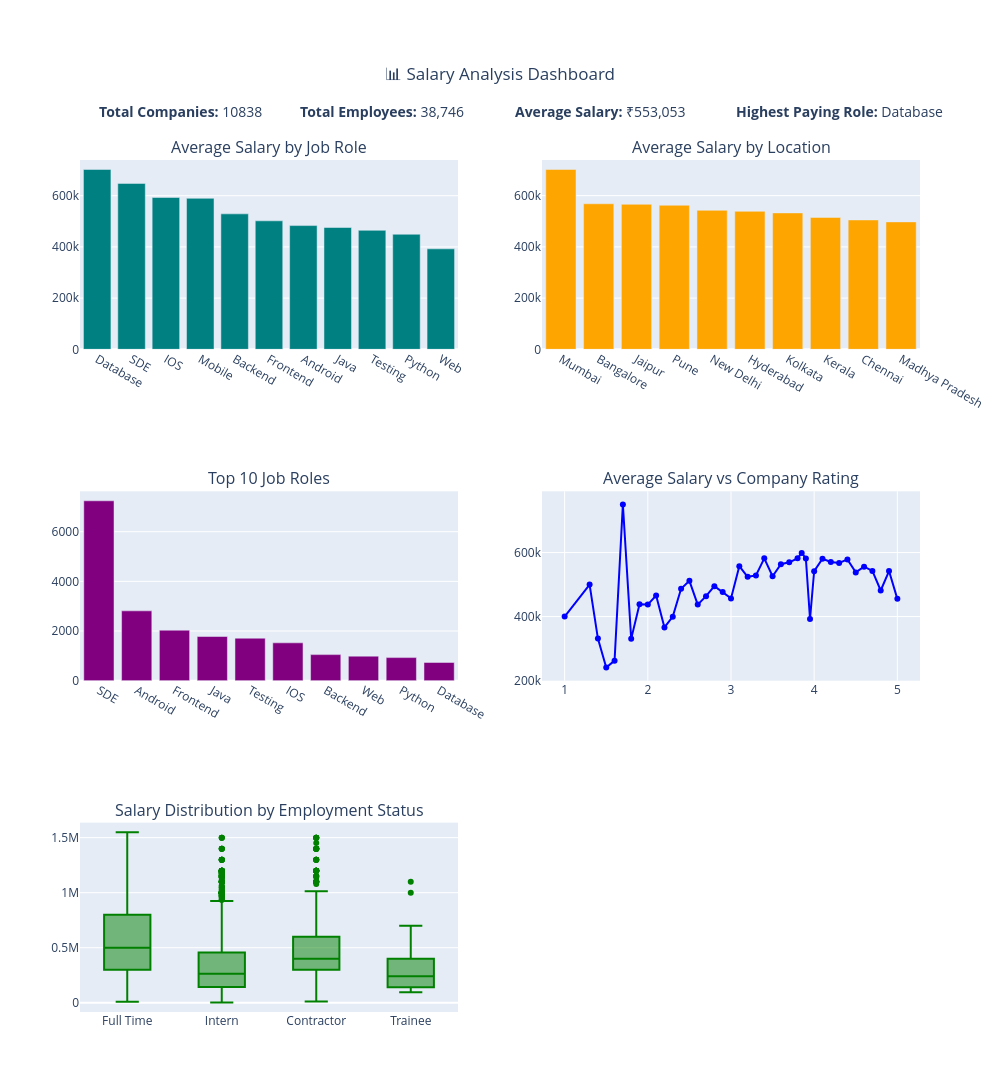

The notebook cell saved with this chart:
### Code cell
from plotly.subplots import make_subplots
import plotly.graph_objects as go


total_companies = df['Company Name'].nunique()
total_employees = df['Salaries Reported'].sum()
avg_salary = df['Salary'].mean()
highest_paying_job = df.groupby('Job Roles')['Salary'].mean().idxmax()


fig = make_subplots(
    rows=3, cols=2,
    subplot_titles=(
        "Average Salary by Job Role",
        "Average Salary by Location",
        "Top 10 Job Roles",
        "Average Salary vs Company Rating",
        "Salary Distribution by Employment Status",
        ""  
    ),
    specs=[[{"type":"bar"}, {"type":"bar"}],
           [{"type":"bar"}, {"type":"scatter"}],
           [{"type":"box"}, None]]
)

# 1️. Average Salary by Job Role
fig.add_trace(
    go.Bar(x=job_salary['Job Roles'], y=job_salary['Salary'], marker_color='teal'),
    row=1, col=1
)

# 2️. Average Salary by Location
fig.add_trace(
    go.Bar(x=city_salary['Location'], y=city_salary['Salary'], marker_color='orange'),
    row=1, col=2
)

# 3️. Top 10 Job Roles
fig.add_trace(
    go.Bar(x=top_roles['Job Roles'], y=top_roles['Count'], marker_color='purple'),
    row=2, col=1
)

# 4️. Average Salary vs Company Rating
fig.add_trace(
    go.Scatter(x=avg_salary_by_rating['Rating'], y=avg_salary_by_rating['Salary'],
               mode='lines+markers', line=dict(color='blue')),
    row=2, col=2
)

# 5️.Salary Distribution by Employment Status
fig.add_trace(
    go.Box(x=df['Employment Status'], y=df['Salary'], marker_color='green'),
    row=3, col=1
)

# KPI Cards
fig.add_annotation(
    text=f"<b>Total Companies:</b> {total_companies}",
    x=0.02, y=1.07, xref="paper", yref="paper",
    showarrow=False, font=dict(size=14)
)
fig.add_annotation(
    text=f"<b>Total Employees:</b> {total_employees:,}",
    x=0.26, y=1.07, xref="paper", yref="paper",
    showarrow=False, font=dict(size=14)
)
fig.add_annotation(
    text=f"<b>Average Salary:</b> ₹{avg_salary:,.0f}",
    x=0.62, y=1.07, xref="paper", yref="paper",
    showarrow=False, font=dict(size=14)
)
fig.add_annotation(
    text=f"<b>Highest Paying Role:</b> {highest_paying_job}",
    x=1.03, y=1.07, xref="paper", yref="paper",
    showarrow=False, font=dict(size=14)
)


fig.update_layout(
    height=1200,
    width=1000,
    title={
        'text': "📊 Salary Analysis Dashboard",
        'x': 0.5,
        'xanchor': 'center'
    },
    showlegend=False,
    margin=dict(t=160)
)

fig.show()

### Figure 1 — Plotly figure (JSON) as saved in the notebook; plotly's stock layout.template omitted (floating-point values rounded to 4 significant figures; data arrays with more than 128 entries replaced by an {"elided": "..."} marker saying what was removed)
{"data": [{"marker": {"color": "teal"}, "type": "bar", "x": ["Database", "SDE", "IOS", "Mobile", "Backend", "Frontend", "Android", "Java", "Testing", "Python", "Web"], "xaxis": "x", "y": [702600.0, 648200.0, 593200.0, 589900.0, 529100.0, 502000.0, 483400.0, 475800.0, 464800.0, 449500.0, 392600.0], "yaxis": "y"}, {"marker": {"color": "orange"}, "type": "bar", "x": ["Mumbai", "Bangalore", "Jaipur", "Pune", "New Delhi", "Hyderabad", "Kolkata", "Kerala", "Chennai", "Madhya Pradesh"], "xaxis": "x2", "y": [702200.0, 568200.0, 566200.0, 562400.0, 542700.0, 538800.0, 532600.0, 515000.0, 505100.0, 497500.0], "yaxis": "y2"}, {"marker": {"color": "purple"}, "type": "bar", "x": ["SDE", "Android", "Frontend", "Java", "Testing", "IOS", "Backend", "Web", "Python", "Database"], "xaxis": "x3", "y": [7245, 2812, 2034, 1778, 1710, 1524, 1049, 988, 929, 734], "yaxis": "y3"}, {"line": {"color": "blue"}, "mode": "lines+markers", "type": "scatter", "x": [1.0, 1.3, 1.4, 1.5, 1.6, 1.7, 1.8, 1.9, 2.0, 2.1, 2.2, 2.3, 2.4, 2.5, 2.6, 2.7, 2.8, 2.9, 3.0, 3.1, 3.2, 3.3, 3.4, 3.5, 3.6, 3.7, 3.8, 3.85, 3.9, 3.95, 4.0, 4.1, 4.2, 4.3, 4.4, 4.5, 4.6, 4.7, 4.8, 4.9, 5.0], "xaxis": "x4", "y": [400000.0, 500000.0, 331200.0, 241000.0, 262300.0, 750000.0, 330300.0, 438700.0, 437500.0, 465900.0, 365900.0, 399700.0, 486800.0, 511500.0, 437400.0, 463700.0, 495100.0, 476500.0, 456700.0, 557500.0, 524200.0, 528600.0, 582000.0, 526100.0, 563700.0, 569400.0, 581900.0, 598900.0, 581700.0, 392300.0, 541800.0, 580800.0, 570600.0, 567400.0, 578400.0, 538000.0, 556000.0, 542600.0, 481500.0, 542200.0, 455300.0], "yaxis": "y4"}, {"marker": {"color": "green"}, "type": "box", "x": {"elided": "21014 str values"}, "xaxis": "x5", "y": {"elided": "21014 float values"}, "yaxis": "y5"}], "layout": {"annotations": [{"font": {"size": 16}, "showarrow": false, "text": "Average Salary by Job Role", "x": 0.225, "xanchor": "center", "xref": "paper", "y": 1, "yanchor": "bottom", "yref": "paper"}, {"font": {"size": 16}, "showarrow": false, "text": "Average Salary by Location", "x": 0.775, "xanchor": "center", "xref": "paper", "y": 1, "yanchor": "bottom", "yref": "paper"}, {"font": {"size": 16}, "showarrow": false, "text": "Top 10 Job Roles", "x": 0.225, "xanchor": "center", "xref": "paper", "y": 0.6111, "yanchor": "bottom", "yref": "paper"}, {"font": {"size": 16}, "showarrow": false, "text": "Average Salary vs Company Rating", "x": 0.775, "xanchor": "center", "xref": "paper", "y": 0.6111, "yanchor": "bottom", "yref": "paper"}, {"font": {"size": 16}, "showarrow": false, "text": "Salary Distribution by Employment Status", "x": 0.225, "xanchor": "center", "xref": "paper", "y": 0.2222, "yanchor": "bottom", "yref": "paper"}, {"font": {"size": 14}, "showarrow": false, "text": "<b>Total Companies:</b> 10838", "x": 0.02, "xref": "paper", "y": 1.07, "yref": "paper"}, {"font": {"size": 14}, "showarrow": false, "text": "<b>Total Employees:</b> 38,746", "x": 0.26, "xref": "paper", "y": 1.07, "yref": "paper"}, {"font": {"size": 14}, "showarrow": false, "text": "<b>Average Salary:</b> ₹553,053", "x": 0.62, "xref": "paper", "y": 1.07, "yref": "paper"}, {"font": {"size": 14}, "showarrow": false, "text": "<b>Highest Paying Role:</b> Database", "x": 1.03, "xref": "paper", "y": 1.07, "yref": "paper"}], "height": 1200, "margin": {"t": 160}, "showlegend": false, "title": {"text": "📊 Salary Analysis Dashboard", "x": 0.5, "xanchor": "center"}, "width": 1000, "xaxis": {"anchor": "y", "domain": [0, 0.45]}, "xaxis2": {"anchor": "y2", "domain": [0.55, 1]}, "xaxis3": {"anchor": "y3", "domain": [0, 0.45]}, "xaxis4": {"anchor": "y4", "domain": [0.55, 1]}, "xaxis5": {"anchor": "y5", "domain": [0, 0.45]}, "yaxis": {"anchor": "x", "domain": [0.7778, 1]}, "yaxis2": {"anchor": "x2", "domain": [0.7778, 1]}, "yaxis3": {"anchor": "x3", "domain": [0.3889, 0.6111]}, "yaxis4": {"anchor": "x4", "domain": [0.3889, 0.6111]}, "yaxis5": {"anchor": "x5", "domain": [0, 0.2222]}}}
